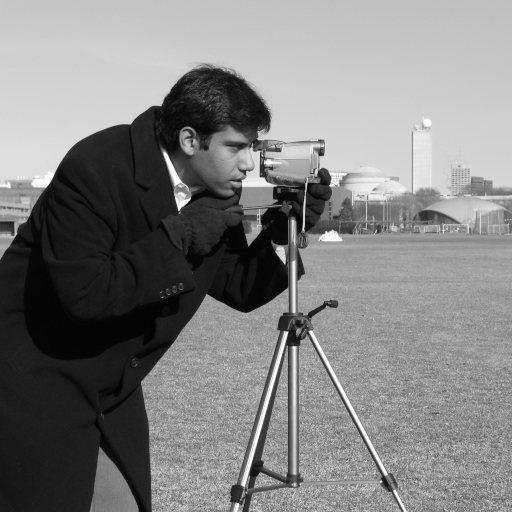
#> input picture skimage.data.camera(), 512 x 512 px
$ jupyter execute --allow-errors phase_diff_matrix.ipynb   (shell and % lines are left out)
#> lines starting #> are read from the running program, lines starting #| are printed output that depends on the picture
[cell 1]
import numpy as np
import matplotlib.pylab as plt
from scipy.fft import fftn, ifftn
from scipy.fft import fftshift
from scipy.fftpack import fftfreq #(n, d=1.0)¶

import skimage
from scipy.interpolate import interp2d
#from scipy.ndimage import gaussian_filter

# Phase Difference Matrix

Balci, Murat, et Hassan Foroosh. « Subpixel Registration Directly from the Phase Difference ». EURASIP Journal on Advances in Signal Processing 2006, nᵒ 1 (décembre 2006). https://doi.org/10.1155/ASP/2006/60796.

[cell 2]
# ================
#  Generate data
# ================

# Pentagon aerial photo
# http://sipi.usc.edu/database/database.php?volume=aerials&image=37#top
image = skimage.data.camera()
#> image is the input picture: shape (512, 512); min 0, max 255, mean 129.1
image = skimage.io.imread('pentagon_1024.tiff')
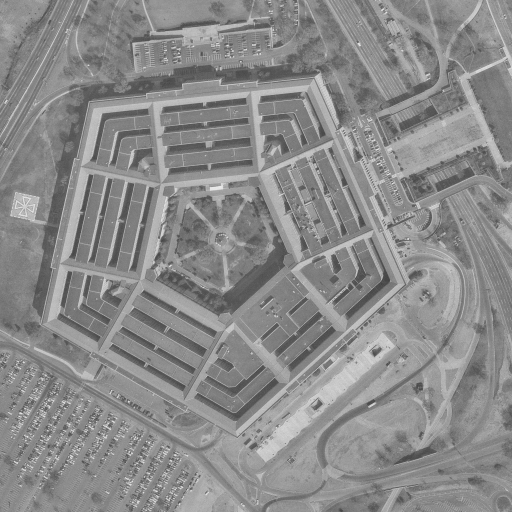
#> input picture toy_models/pentagon_1024.tiff, 1024 x 1024 px (shown at 1/2 size)
#> image is the input picture: shape (1024, 1024); min 46, max 245, mean 138.5
image = skimage.exposure.rescale_intensity(image)
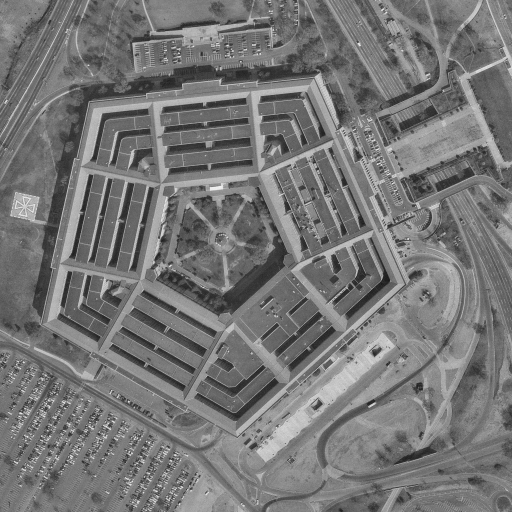
#> image: shape (1024, 1024) (shown at 1/2 size); min 0, max 255, mean 118
#> (the rest of this cell did not finish here and is left out)

[cell 3]
# [14 lines of commented-out code are left out]

[cell 4]
# FFT shift interpolation
def fft_translate(A, dy, dx):
    a = np.fft.fftn(A)
    kx = np.fft.fftfreq(A.shape[0])
    ky = np.fft.fftfreq(A.shape[1])
    k_xy = np.meshgrid(kx, ky, indexing='ij')

    b = a*np.exp(-1j*2*np.pi*(dx*k_xy[0] + dy*k_xy[1]))

    B = np.abs( np.fft.ifftn(b) )
    return B

[cell 5]
A = np.zeros((5, 8))
A[3, 5] = 1

B = fft_translate(A, -2, -.5)

[cell 6]
plt.pcolormesh(A)

[cell 7]
plt.pcolormesh(B)

[cell 8]
# Translate & Crop

dx, dy = 20.34, 15.23

x, y = 470, 651
Lx, Ly = 160, 180
A = image[y:y+Ly, x:x+Lx]
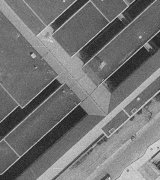
#> A: shape (180, 160); min 29, max 228, mean 115.7
B = fft_translate(image, dx, dy)[y:y+Ly, x:x+Lx]
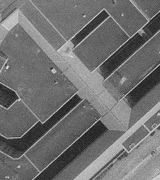
#> B: shape (180, 160) float64; min 20.89, max 237.4, mean 112
B += 0.5*np.random.randn(*B.shape)
plt.imshow(A-B);

[cell 9]
from scipy.signal.windows import blackman

u = blackman(A.shape[0])[:, np.newaxis]
v = blackman(A.shape[1])[np.newaxis, :]
window = np.matmul(u, v)

plt.imshow(window); plt.title('blackman window');

[cell 10]
# ====================
#  Fourier Transform
# ====================
#window = 1
a = np.fft.fftn(A*window)
b = np.fft.fftn(B*window)

#a = np.fft.fft2(A)
#b = np.fft.fft2(B)

ab = a * b.conj()
#ab = np.fft.fftshift( ab )

# phase
phi = np.angle(ab)
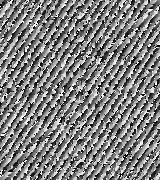
#> phi: shape (180, 160) float64; min -3.14, max 3.14, mean 0.000109; drawn with min black and max white
cos_phi = np.cos(phi).flatten()
sin_phi = np.sin(phi).flatten()

# cross-corr
#ab = ab / np.abs(ab)
cross_corr =  np.abs( np.fft.ifft2(ab) )
cross_corr = fftshift(cross_corr)
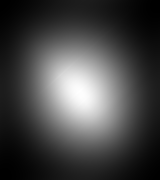
#> cross_corr: shape (180, 160) float64; min 1050063.8, max 40115464.6, mean 11769416.8; drawn with min black and max white
dy_span = fftshift( fftfreq(cross_corr.shape[0]) )*cross_corr.shape[0]
#> dy_span = 180 values from -90 to 89
dx_span = fftshift( fftfreq(cross_corr.shape[1]) )*cross_corr.shape[1]
#> dx_span = 160 values from -80 to 79

[cell 11]
argmax_idx = np.unravel_index(cross_corr.argmax(), cross_corr.shape)
#> argmax_idx = (91, 79)
argmax = -dx_span[argmax_idx[1]], -dy_span[argmax_idx[0]]
#> argmax = (1, -1)
print(argmax)
#| (1.0, -1.0)

[cell 12]
# cross_corr
plt.pcolormesh(cross_corr); #dx_span, dy_span,
plt.title('cross_corr a x b'); plt.colorbar();
plt.plot(-argmax[0], -argmax[1], 'xr');
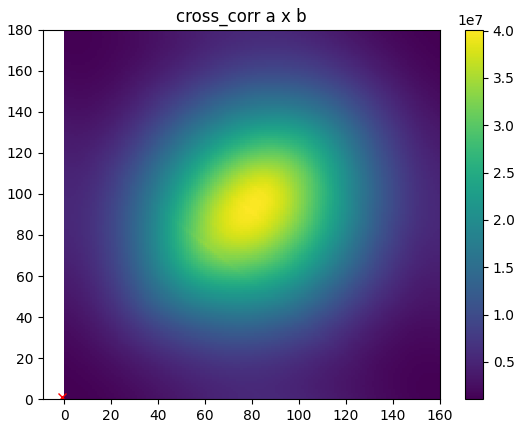
#> figure drawn by matplotlib, 2 panels

[cell 13]
from skimage.feature import register_translation as phase_cross_correlation

[cell 14]
phase_cross_correlation(A, B, upsample_factor=50)
#> Out = ([-15.22, -20.34], 1, 0.0093)

[cell 15]
ky = fftshift( fftfreq(phi.shape[0]) )
#> ky = 180 values from -0.5 to 0.494
kx = fftshift( fftfreq(phi.shape[1]) )
#> kx = 160 values from -0.5 to 0.494

Kx, Ky = np.meshgrid(kx, ky)
Kx_flat, Ky_flat = Kx.flatten(), Ky.flatten()

[cell 16]
from scipy.optimize import least_squares
#(fun, x0, jac='2-point', bounds=- inf, inf, method='trf', f

[cell 17]
def residuals(p):
    dx, dy = p
    ku = 2*np.pi*(Kx_flat*dx + Ky_flat*dy)
    return np.hstack([np.cos(ku) - cos_phi, np.sin(ku) - sin_phi])

def jac(p):
    dx, dy = p
    ku = 2*np.pi*(Kx_flat*dx + Ky_flat*dy)
    d_dx = np.hstack([-np.sin(ku)*2*np.pi*Kx_flat,
                       np.cos(ku)*2*np.pi*Kx_flat])

    d_dy = np.hstack([-np.sin(ku)*2*np.pi*Ky_flat,
                       np.cos(ku)*2*np.pi*Ky_flat])
    return np.vstack([d_dx, d_dy]).T

[cell 18]
dx, dy

[cell 19]
# map the solution space
dx_span = np.linspace(3, 7, 41)
dy_span = np.linspace(15, 17, 38)
dx_grid, dy_grid = np.meshgrid(dx_span, dy_span)
dx_flat, dy_flat = dx_grid.flatten(), dy_grid.flatten()

dxy = np.vstack([dx_flat, dy_flat]).T

r = np.array( [sum(residuals(p)**2) for p in dxy] )
#> r = 1558 values, max 59012.9 at index 7, min 56756.1 at index 1073, mean 57614.2

r_grid = r.reshape(dx_grid.shape)
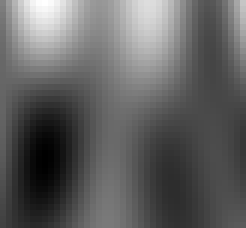
#> r_grid: shape (38, 41) float64 (shown 6 times larger); min 56756.1, max 59012.9, mean 57614.2; drawn with min black and max white

plt.pcolormesh(dy_span, dx_span, r_grid.T);
plt.colorbar();
plt.plot(dy, dx, 'ro')

# opti
p0 = np.array(argmax)
#> p0 = [1, -1]
print('p0', p0)
#| p0 [ 1. -1.]
res = least_squares(residuals, p0, method='lm', jac=jac)
#> res = 12 items
plt.plot(res.x[1], res.x[0], 'xg')
print(res)
#> (printed output is left out)

- actually similar to search max of the inverse transform (DFT)
- Faster than 2nd DFT ? (grid search)
    - according to Manuel Guizar-Sicairos no
    but why ?  (python ?)

- error estimatin -> cov matrix... given by the optim

- cross-correlation (used)  vs phase-correlation
- windowing or not ?

windowing + phase seems to be best...

[cell 20]
# log FFT^2
plt.imshow(np.log(np.abs(ab)**2));
plt.title('|a*b|^2'); plt.colorbar();
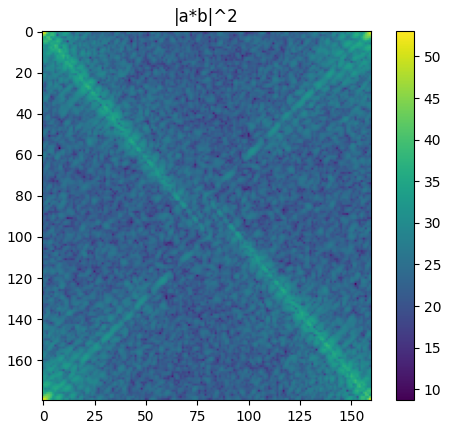
#> figure drawn by matplotlib, 2 panels

- fit (cos(phi), sin(phi)) instead of
the peak summit quadratic, or phi%pi

- but non linear... so do the interpolation&fit directly--> high order transformation

[cell 21]
plt.imshow(np.sin(phi)**2 + np.cos(phi)**2 );
plt.colorbar()
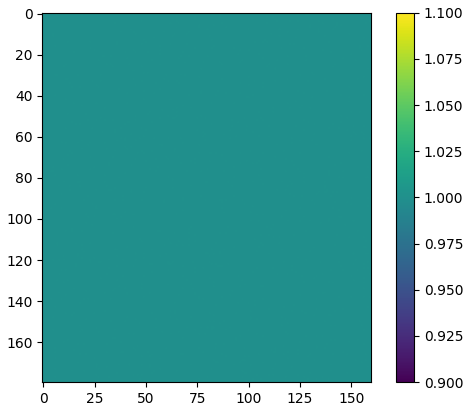
#> figure drawn by matplotlib, 2 panels

[cell 22]
from scipy import fft

[cell 23]
def custom_dft(data, axis_offsets):
#> called with data = array of shape (180, 160), axis_offsets = (10, 2)
    upsample_factor=1
    im2pi = 1j * 2 * np.pi

    dim_properties = list(zip(data.shape, axis_offsets))
#> dim_properties = [(180, 10), (160, 2)]
    for (n_items, ax_offset) in dim_properties[::-1]:
        kernel = ax_offset * fft.fftfreq(n_items, upsample_factor)
        kernel = np.exp(im2pi * kernel)

        # Equivalent to:
        #   data[i, j, k] = kernel[i, :] @ data[j, k].T
        data = np.tensordot(kernel, data, axes=(0, -1))

    return data

[cell 24]
custom_dft(a, (10, 2))

[cell 25]
a = np.fft.fft2(A)

[cell 26]
dx_span = np.arange(a.shape[1])
dy_span = np.arange(a.shape[0])
dx_grid, dy_grid = np.meshgrid(dx_span, dy_span)
dx_flat, dy_flat = dx_grid.flatten(), dy_grid.flatten()
